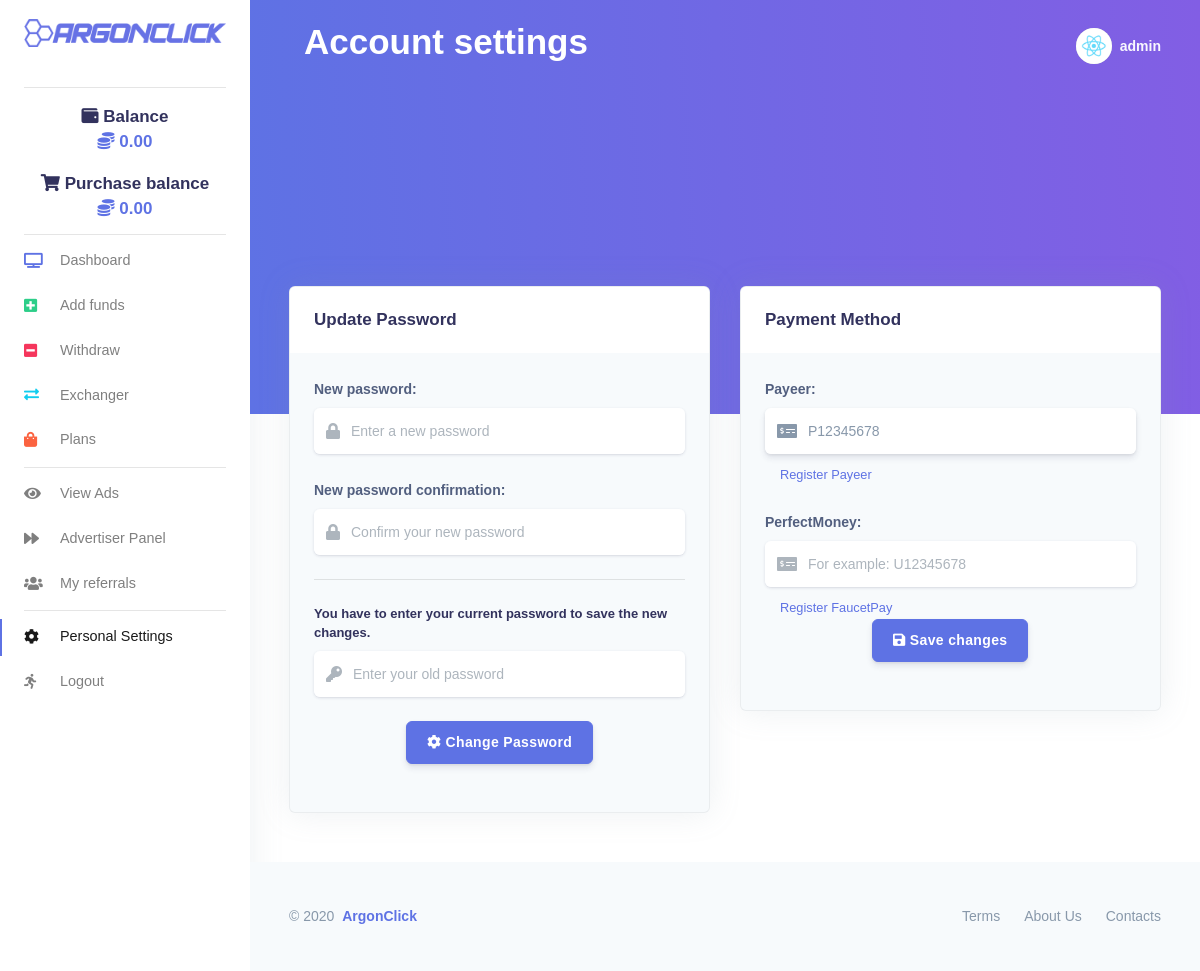
Before: /settings/ (signed in) with the older database file.
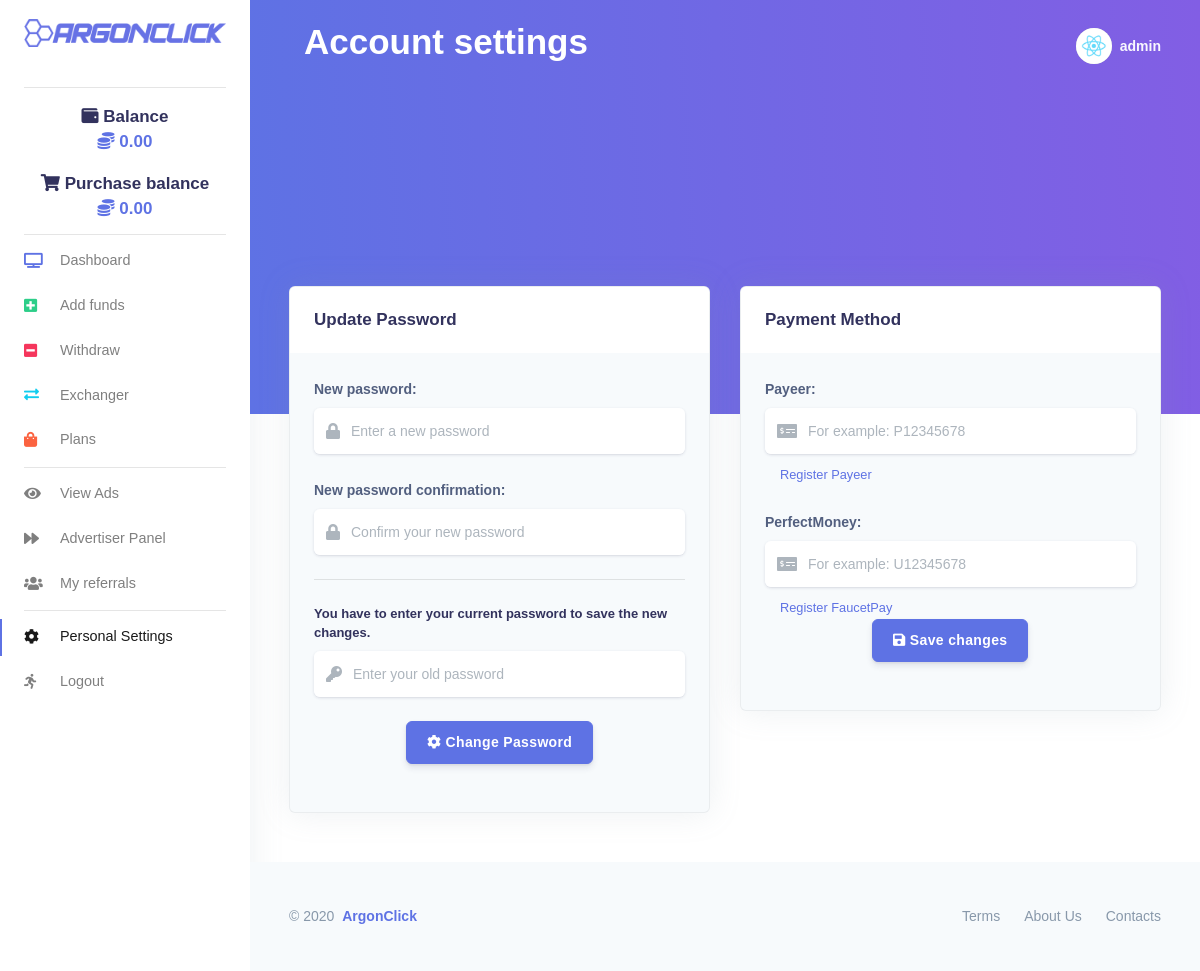
After: the same page with the newer database file.
### frontend/models.py (models this page shows, shortened)
class Profile(models.Model):
    user = models.OneToOneField(User, on_delete=models.CASCADE)
    bio = models.TextField(max_length=500, blank=True)
    code = models.CharField(max_length=6, blank=True)
    recommended_by = models.ForeignKey(User, on_delete=models.CASCADE, blank=True, null=True, related_name="ref_by")
    balance = models.FloatField(default=0.00, max_length=7)
    purchase_balance = models.FloatField(default=0.00, max_length=7)
    click = models.IntegerField(default=0)
    per_hour = models.FloatField(default=0.00, max_length=7)
    profit = models.FloatField(default=0.00, max_length=7)
    alltime_earning = models.FloatField(default=0.00)
    investment_plans = models.TextField(blank=True, null=True)
    all_deposits = models.FloatField(default=0.00, max_length=7)
    earned_click = models.FloatField(default=0.00, max_length=7)
    deposit = models.FloatField(default=0.00, max_length=7)
    paid_out = models.FloatField(default=0.00, max_length=7)
    payeer = models.CharField(max_length=9, blank=True, null=True)
    perfectmoney = models.CharField(max_length=9, blank=True, null=True)
    created = models.DateTimeField(auto_now_add=True)
    plan_created = models.DateTimeField(auto_now_add=True)
    no_plan = models.IntegerField(default=0)
    no_ad = models.IntegerField(default=0)
    title = models.CharField(max_length=70, blank=True, null=True)
    url = models.URLField(blank=True, max_length=200)
    ads = models.TextField(blank=True, null=True)
    plans = models.TextField(blank=True, null=True)

### frontend/views.py (the view)
# urls.py: path('settings/', views.settings, name="settings_page"),
@login_required(login_url='login_page')
def settings(request, *args, **kwargs):
    user_obj = User.objects.get(username=str(request.user.username))
    profile = Profile.objects.get(user=user_obj)
    if request.method == 'POST':
        form = PasswordChangingForm(request.user, request.POST)
        payment_form = PaymentForm(request.POST, instance=request.user.profile)
        if form.is_valid():
            user = form.save()
            update_session_auth_hash(request, user)
            messages.success(request, 'Your password was successfully updated!')
            return redirect('/account/')
        else:
            messages.error(request, 'Please correct the error below.')
        if payment_form.is_valid():
            payment_form.save()
            messages.success(request, 'Your wallet was successfully linked!')
            return redirect('/account/')
        else:
            messages.error(request, 'Please correct the error below.')
    else:
        payment_form = PaymentForm(instance=request.user.profile)
        form = PasswordChangingForm(request.user)
    return render(request, 'frontend/settings.html', {"profile": profile, "form": form, "payment_form": payment_form })

### frontend/forms.py
class PasswordChangingForm(PasswordChangeForm):
    old_password = forms.CharField(max_length=20, min_length=6, widget=forms.PasswordInput(attrs={'placeholder': u'Enter your old password', "class": "form-control", "type": "password", "id": "new", "name": "new", "required": ""}))
    new_password1 = forms.CharField(max_length=20, min_length=6, widget=forms.PasswordInput(attrs={'placeholder': u'Enter a new password', "class": "form-control", "type": "password", "id": "new", "name": "new", "required": ""}))
    new_password2 = forms.CharField(max_length=20, min_length=6, widget=forms.PasswordInput(attrs={'placeholder': u'Confirm your new password', "class": "form-control", "type": "password", "id": "new", "name": "new", "required": ""}))

### frontend/templates/frontend/settings.html (shortened to what the changed rows need)
{% load i18n static %}<!DOCTYPE html>
{% load static %}
{% load compress %}
{% get_current_language as LANGUAGE_CODE %}{% get_current_language_bidi as LANGUAGE_BIDI %}
<html lang="{{ LANGUAGE_CODE|default:"en-us" }}" {% if LANGUAGE_BIDI %}dir="rtl"{% endif %}>
<head>
    {% compress css %}
    <link rel="stylesheet" type="text/css" href="{% static 'css/css.css' %}" charset="utf-8">
    <link rel="stylesheet" href="https://cdnjs.cloudflare.com/ajax/libs/font-awesome/5.5.0/css/all.css" type="text/css" charset="utf-8">
    <link rel="stylesheet" href="https://appsrv1-147a1.kxcdn.com/black-dashboard/css/nucleo-icons.min.css" type="text/css" charset="utf-8">
    <link rel="stylesheet" type="text/css" href="{% static 'css/argon-dashboard.css' %}" charset="utf-8">
    <link rel="stylesheet" type="text/css" href="{% static 'css/animate.css' %}" charset="utf-8">
    {% endcompress %}
</head>
{% load i18n %}
<body class="">
<nav class="navbar navbar-vertical fixed-left navbar-expand-md navbar-light bg-white" id="sidenav-main">
  <div class="container-fluid">
<div class="collapse navbar-collapse" id="sidenav-collapse-main">
      <ul id="wallet-shopping" class="navbar-nav">
           <div class="text-center mt-4">
                    <h3><i class="fas fa-wallet"></i> Balance</h3>
                    <div class="h3 font-weight-bold text-primary mt--2"> <i class="fas fa-coins"></i>  {{ profile.balance|floatformat:2 }}</div>
                  </div>
             <div class="text-center mt-2">
                    <h3><i class="fas fa-shopping-cart"></i> Purchase balance</h3>
                    <div class="h3 font-weight-bold text-primary mt--2"> <i class="fas fa-coins"></i>  {{ profile.purchase_balance|floatformat:2}}</div>
                  </div>
      </ul>
    </div>
    </div>
</nav>
<div class="main-content">
  <nav class="navbar navbar-top navbar-expand-md navbar-dark" id="navbar-main">
    <div class="container-fluid">
      <div class="col">
           <h1 class="display-3 text-white">Account settings</h1>
      </div>
    </div>
  </nav>
  <div class="container-fluid mt--8">
    <div class="row">
      <div class="col-xl-6 order-xl-2 mb-5 mb-xl-0">
        <div class="card bg-secondary shadow">
          <div class="card-body">
              <form method="POST">
                  <div class="form-group">
                  <div class="input-group input-group-alternative mb-3">
                    <div class="input-group-prepend">
                      <span class="input-group-text"><i class="fas fa-money-check-alt"></i></span>
                    </div>
                    {{ payment_form.payeer }}
                  </div>
                </div>
              <br />
                  <div class="form-group">
                  <div class="input-group input-group-alternative mb-3">
                    <div class="input-group-prepend">
                      <span class="input-group-text"><i class="fas fa-money-check-alt"></i></span>
                    </div>
                    {{ payment_form.perfectmoney }}
                  </div>
                </div>
                </form>
          </div>
        </div>
      </div>
    </div>
  </div>
</div>
</body></html>

Changed rows visible on the page:
changed Profile: payeer "P12345678" → (not shown)
